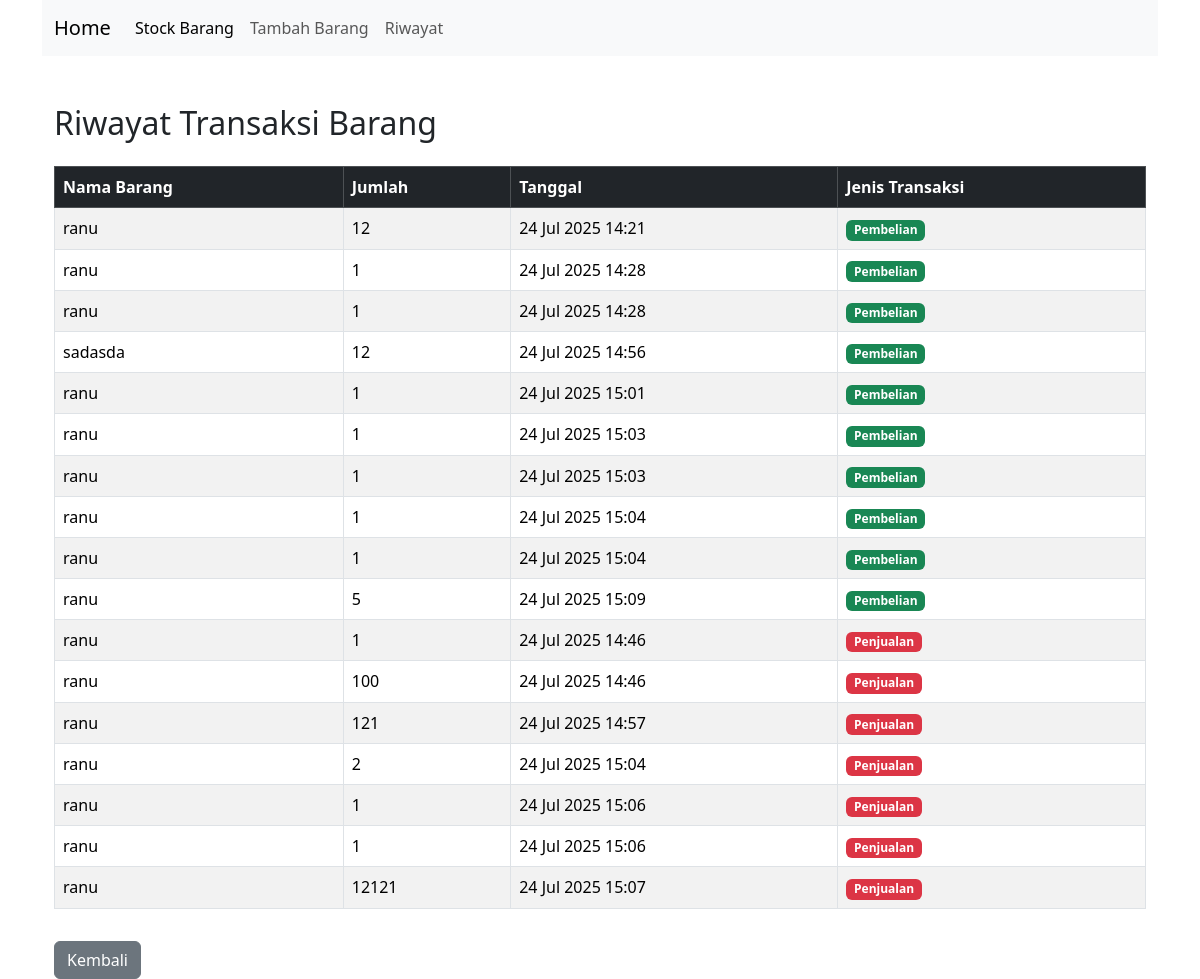
Screenshot of /stock/riwayat/ with the database file from the repository.
### stock/models.py (models this page shows, shortened)
class Pembelian(models.Model):
    barang = models.ForeignKey('Barang', on_delete=models.CASCADE)
    jumlah = models.PositiveIntegerField()
    tanggal = models.DateTimeField(auto_now_add=True)

class Barang(models.Model):
     nama_barang    = models.CharField(max_length=255)
     quantity       = models.IntegerField()
     stok_minimal = models.IntegerField(default=5)
     create_at      = models.DateTimeField(auto_now_add=True)
     update_at      = models.DateTimeField(auto_now=True)

class Penjualan(models.Model):
    barang = models.ForeignKey(Barang, on_delete=models.CASCADE)
    jumlah = models.PositiveIntegerField()
    tanggal = models.DateTimeField(auto_now_add=True)

### stock/views.py (the view)
# urls.py: path('riwayat/', views.riwayat_barang, name='riwayat_barang'),
def riwayat_barang(request):
    data_pembelian = Pembelian.objects.all()
    data_penjualan = Penjualan.objects.all()
    context = {
        'data_pembelian': data_pembelian,
        'data_penjualan': data_penjualan,
        'title': 'Riwayat Transaksi Barang'
    }
    return render(request, 'stock/riwayat.html', context)

### stock/templates/stock/riwayat.html
{% extends "base.html" %}
{% block contens %}
<div class="container mt-5">
  <h2>{{ title }}</h2>
  <table class="table table-bordered table-striped mt-4">
    <thead class="table-dark">
      <tr>
        <th>Nama Barang</th>
        <th>Jumlah</th>
        <th>Tanggal</th>
        <th>Jenis Transaksi</th>
      </tr>
    </thead>
    <tbody>
      {% for item in data_pembelian %}
      <tr>
        <td>{{ item.barang.nama_barang }}</td>
        <td>{{ item.jumlah }}</td>
        <td>{{ item.tanggal|date:"d M Y H:i" }}</td>
        <td><span class="badge bg-success">Pembelian</span></td>
      </tr>
      {% endfor %}
      {% for item in data_penjualan %}
      <tr>
        <td>{{ item.barang.nama_barang }}</td>
        <td>{{ item.jumlah }}</td>
        <td>{{ item.tanggal|date:"d M Y H:i" }}</td>
        <td><span class="badge bg-danger">Penjualan</span></td>
      </tr>
      {% endfor %}
    </tbody>
  </table>
  <a href="{% url 'stock:index' %}" class="btn btn-secondary mt-3">Kembali</a>
</div>
{% endblock contens %}

### templates/base.html (shortened to what this page needs)
{% load static %}
<!doctype html>
<html lang="en">
  <head>
    {% include "snippets/style.html" %}
  </head>
  <body>
     <div class="container">
          {% include "snippets/nav.html" %}
     </div>
    <div class="container">
     {% block contens %}
     {% endblock contens %}
    </div>
  </body>
</html>

### templates/snippets/style.html (shortened to what this page needs)
{% load static %}
<link href="https://cdn.jsdelivr.net/npm/bootstrap@5.3.7/dist/css/bootstrap.min.css" rel="stylesheet">

### templates/snippets/nav.html (shortened to what this page needs)
{% load static %}
<nav class="navbar navbar-expand-lg bg-body-tertiary">
  <div class="container-fluid">
    <a class="navbar-brand " href="/">Home</a>
    <div class="collapse navbar-collapse" id="navbarNav">
      <ul class="navbar-nav">
        <li class="nav-item">
          <a class="nav-link active" aria-current="page" href="{% url 'stock:index' %}">Stock Barang</a>
        </li>
        <li class="nav-item">
          <a class="nav-link" href="{% url 'stock:create' %}">Tambah Barang</a>
        </li>
        <li class="nav-item">
          <a class="nav-link" href="{% url 'stock:riwayat_barang' %}"> Riwayat</a>
        </li>
      </ul>
    </div>
  </div>
</nav>

### templates/snippets/script.html (shortened to what this page needs)
{% load static %}

### rows the page displays
Pembelian: barang.nama_barang "ranu", jumlah "12", tanggal "24 Jul 2025 14:21"
Pembelian: barang.nama_barang "ranu", jumlah "1", tanggal "24 Jul 2025 14:28"
Pembelian: barang.nama_barang "ranu", jumlah "1", tanggal "24 Jul 2025 14:28"
Pembelian: barang.nama_barang "sadasda", jumlah "12", tanggal "24 Jul 2025 14:56"
Pembelian: barang.nama_barang "ranu", jumlah "1", tanggal "24 Jul 2025 15:01"
Pembelian: barang.nama_barang "ranu", jumlah "1", tanggal "24 Jul 2025 15:03"
Pembelian: barang.nama_barang "ranu", jumlah "1", tanggal "24 Jul 2025 15:03"
Pembelian: barang.nama_barang "ranu", jumlah "1", tanggal "24 Jul 2025 15:04"
Pembelian: barang.nama_barang "ranu", jumlah "1", tanggal "24 Jul 2025 15:04"
Pembelian: barang.nama_barang "ranu", jumlah "5", tanggal "24 Jul 2025 15:09"
Penjualan: barang.nama_barang "ranu", jumlah "1", tanggal "24 Jul 2025 14:46"
Penjualan: barang.nama_barang "ranu", jumlah "100", tanggal "24 Jul 2025 14:46"
Penjualan: barang.nama_barang "ranu", jumlah "121", tanggal "24 Jul 2025 14:57"
Penjualan: barang.nama_barang "ranu", jumlah "2", tanggal "24 Jul 2025 15:04"
Penjualan: barang.nama_barang "ranu", jumlah "1", tanggal "24 Jul 2025 15:06"
Penjualan: barang.nama_barang "ranu", jumlah "1", tanggal "24 Jul 2025 15:06"
Penjualan: barang.nama_barang "ranu", jumlah "12121", tanggal "24 Jul 2025 15:07"

### other values shown
{{ title }} "Riwayat Transaksi Barang"
